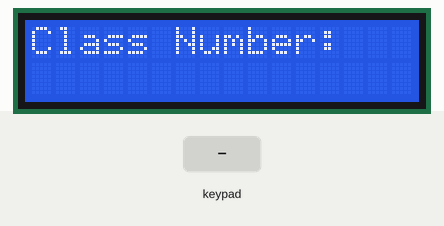
Recording of a sketch running on a simulated Arduino Uno, built with avr-gcc and run on an emulated ATmega328P. On the bench: 16×2 character LCD. Inputs (shaded band) come from the test bench. What the sketch prints to the serial monitor is not drawn.

Above: at 1.2 s.
1.3 s: keypad keys 9 8 7 6 # pressed 0.4 s apart
At 3.4 s:
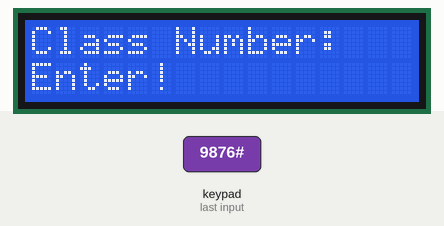
5.1 s: key '7' pressed
At 5.6 s:
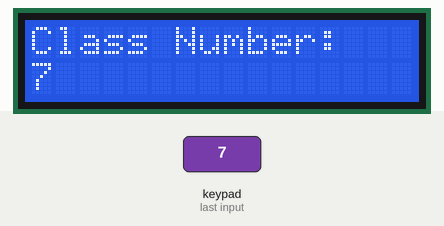
6.6 s: keypad keys 5 4 3 2 # pressed 0.4 s apart
At 6.81 s:
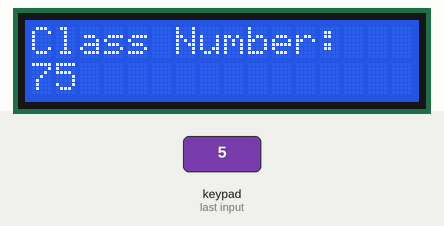
10.1 s: key '4' pressed
At 10.8 s:
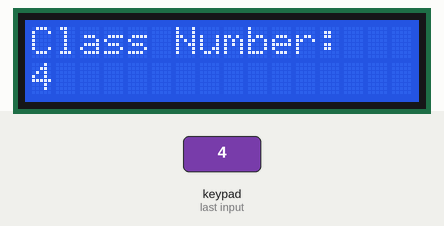
Timing chart, 0 to 12.6 s (numbered marks = the images above; inputs shaded):
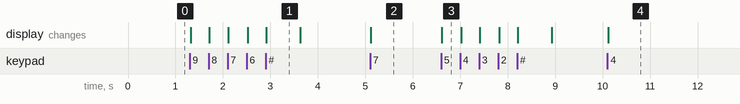

The sketch:

attendance.ino
```cpp
#include <Wire.h>
#include <LiquidCrystal_I2C.h>
#include <Keypad.h>

// LCD 주소
LiquidCrystal_I2C lcd(0x27, 16, 2);

// 키패드
const byte ROWS = 4;
const byte COLS = 4;
char keys[ROWS][COLS] = {
  {'*', '7', '4', '1'},
  {'0', '8', '5', '2'},
  {'#', '9', '6', '3'},
  {'D', 'C', 'B', 'A'}
};
byte rowPins[ROWS] = {9, 8, 7, 6};
byte colPins[COLS] = {5, 4, 3, 2};
Keypad keypad = Keypad(makeKeymap(keys), rowPins, colPins, ROWS, COLS);

String input = "";

void setup() {
  Serial.begin(9600);
  lcd.init();
  lcd.backlight();
  lcd.setCursor(0,0);
  lcd.print("Class Number:");
}

void loop() {
  char key = keypad.getKey();
  if (key) {
    if (key >= '0' && key <= '9') {
      if (input.length() < 8) {
        input += key;
        lcd.setCursor(0,1);
        lcd.print(input + "        ");
      }
    } else if (key == '#') { // 전송
      if (input.length() > 0) {
        Serial.println(input);
        lcd.setCursor(0,1);
        lcd.print("Enter!     ");
        delay(700);
        input = "";
        lcd.setCursor(0,1);
        lcd.print("                ");
      }
    } else if (key == '*') { // 하나만 삭제
      if (input.length() > 0) {
        input.remove(input.length() - 1);
        lcd.setCursor(0,1);
        lcd.print(input + "                ");
      }
    }
  }
}
```

Measured:
- after the input at 1.3 s, the display: first changes at once (image 1 shows a later state)
- after the input at 5.1 s, the display: changes at once (image 2)
- after the input at 6.6 s, the display: changes at once (image 3)
- after the input at 10.1 s, the display: changes at once (image 4)
- what the display in image 1 shows lasts 0.7 s, from 2.9 s to 3.6 s
